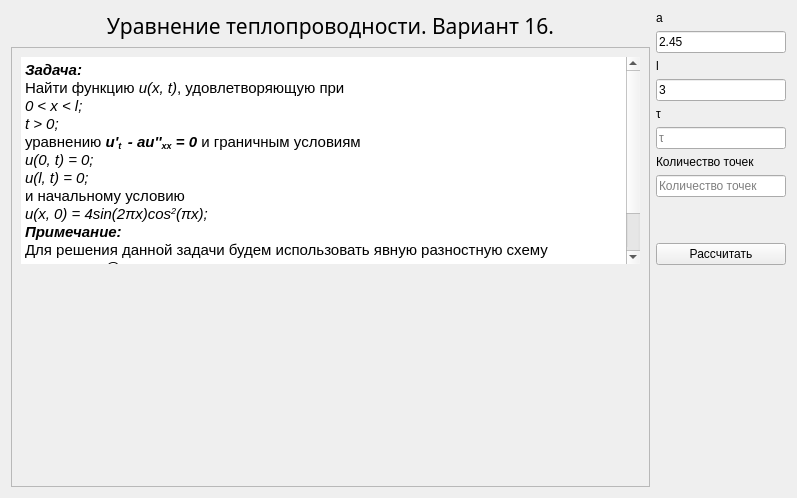
<?xml version="1.0" encoding="UTF-8"?>
<ui version="4.0">
 <class>Teplo</class>
 <widget class="QWidget" name="Teplo">
  <property name="geometry">
   <rect>
    <x>0</x>
    <y>0</y>
    <width>797</width>
    <height>498</height>
   </rect>
  </property>
  <property name="windowTitle">
   <string>Form</string>
  </property>
  <layout class="QHBoxLayout" name="horizontalLayout">
   <item>
    <layout class="QVBoxLayout" name="srcLayout">
     <item>
      <widget class="QLabel" name="title">
       <property name="sizePolicy">
        <sizepolicy hsizetype="Minimum" vsizetype="Minimum">
         <horstretch>0</horstretch>
         <verstretch>0</verstretch>
        </sizepolicy>
       </property>
       <property name="font">
        <font>
         <family>Cousine for Powerline</family>
         <pointsize>16</pointsize>
         <weight>50</weight>
         <bold>false</bold>
        </font>
       </property>
       <property name="text">
        <string>Уравнение теплопроводности. Вариант 16.</string>
       </property>
       <property name="alignment">
        <set>Qt::AlignCenter</set>
       </property>
      </widget>
     </item>
     <item>
      <widget class="QScrollArea" name="answerArea">
       <property name="sizePolicy">
        <sizepolicy hsizetype="Expanding" vsizetype="Expanding">
         <horstretch>0</horstretch>
         <verstretch>0</verstretch>
        </sizepolicy>
       </property>
       <property name="sizeAdjustPolicy">
        <enum>QAbstractScrollArea::AdjustToContentsOnFirstShow</enum>
       </property>
       <property name="widgetResizable">
        <bool>true</bool>
       </property>
       <widget class="QWidget" name="answerAreaContents">
        <property name="geometry">
         <rect>
          <x>0</x>
          <y>0</y>
          <width>637</width>
          <height>447</height>
         </rect>
        </property>
        <property name="sizePolicy">
         <sizepolicy hsizetype="Expanding" vsizetype="Expanding">
          <horstretch>0</horstretch>
          <verstretch>0</verstretch>
         </sizepolicy>
        </property>
        <property name="autoFillBackground">
         <bool>true</bool>
        </property>
        <layout class="QVBoxLayout" name="verticalLayout">
         <property name="sizeConstraint">
          <enum>QLayout::SetDefaultConstraint</enum>
         </property>
         <item>
          <widget class="QTextBrowser" name="conditionText">
           <property name="sizePolicy">
            <sizepolicy hsizetype="Expanding" vsizetype="Expanding">
             <horstretch>0</horstretch>
             <verstretch>0</verstretch>
            </sizepolicy>
           </property>
           <property name="autoFillBackground">
            <bool>false</bool>
           </property>
           <property name="frameShape">
            <enum>QFrame::NoFrame</enum>
           </property>
           <property name="verticalScrollBarPolicy">
            <enum>Qt::ScrollBarAsNeeded</enum>
           </property>
           <property name="horizontalScrollBarPolicy">
            <enum>Qt::ScrollBarAsNeeded</enum>
           </property>
           <property name="sizeAdjustPolicy">
            <enum>QAbstractScrollArea::AdjustIgnored</enum>
           </property>
           <property name="autoFormatting">
            <set>QTextEdit::AutoNone</set>
           </property>
           <property name="undoRedoEnabled">
            <bool>false</bool>
           </property>
           <property name="html">
            <string>&lt;!DOCTYPE HTML PUBLIC &quot;-//W3C//DTD HTML 4.0//EN&quot; &quot;http://www.w3.org/TR/REC-html40/strict.dtd&quot;&gt;
&lt;html&gt;&lt;head&gt;&lt;meta name=&quot;qrichtext&quot; content=&quot;1&quot; /&gt;&lt;style type=&quot;text/css&quot;&gt;
p, li { white-space: pre-wrap; }
&lt;/style&gt;&lt;/head&gt;&lt;body style=&quot; font-family:'Cantarell'; font-size:11pt; font-weight:400; font-style:normal;&quot;&gt;
&lt;p style=&quot; margin-top:0px; margin-bottom:0px; margin-left:0px; margin-right:0px; -qt-block-indent:0; text-indent:0px;&quot;&gt;&lt;span style=&quot; font-weight:600; font-style:italic;&quot;&gt;Задача:&lt;/span&gt;&lt;/p&gt;
&lt;p style=&quot; margin-top:0px; margin-bottom:0px; margin-left:0px; margin-right:0px; -qt-block-indent:0; text-indent:0px;&quot;&gt;Найти функцию &lt;span style=&quot; font-style:italic;&quot;&gt;u(x, t)&lt;/span&gt;, удовлетворяющую при  &lt;/p&gt;
&lt;p style=&quot; margin-top:0px; margin-bottom:0px; margin-left:0px; margin-right:0px; -qt-block-indent:0; text-indent:0px;&quot;&gt;&lt;span style=&quot; font-style:italic;&quot;&gt;0 &amp;lt; x &amp;lt; l;&lt;/span&gt;&lt;/p&gt;
&lt;p style=&quot; margin-top:0px; margin-bottom:0px; margin-left:0px; margin-right:0px; -qt-block-indent:0; text-indent:0px;&quot;&gt;&lt;span style=&quot; font-style:italic;&quot;&gt;t &amp;gt; 0;&lt;/span&gt;&lt;/p&gt;
&lt;p style=&quot; margin-top:0px; margin-bottom:0px; margin-left:0px; margin-right:0px; -qt-block-indent:0; text-indent:0px;&quot;&gt;уравнению &lt;span style=&quot; font-weight:600; font-style:italic;&quot;&gt;u'&lt;/span&gt;&lt;span style=&quot; font-weight:600; font-style:italic; vertical-align:sub;&quot;&gt;t &lt;/span&gt;&lt;span style=&quot; font-weight:600; font-style:italic;&quot;&gt; - au''&lt;/span&gt;&lt;span style=&quot; font-weight:600; font-style:italic; vertical-align:sub;&quot;&gt;xx&lt;/span&gt;&lt;span style=&quot; font-weight:600; font-style:italic;&quot;&gt; = 0&lt;/span&gt; и граничным условиям &lt;/p&gt;
&lt;p style=&quot; margin-top:0px; margin-bottom:0px; margin-left:0px; margin-right:0px; -qt-block-indent:0; text-indent:0px;&quot;&gt;&lt;span style=&quot; font-style:italic;&quot;&gt;u(0, t) = 0;&lt;/span&gt;&lt;/p&gt;
&lt;p style=&quot; margin-top:0px; margin-bottom:0px; margin-left:0px; margin-right:0px; -qt-block-indent:0; text-indent:0px;&quot;&gt;&lt;span style=&quot; font-style:italic;&quot;&gt;u(l, t) = 0;&lt;/span&gt;&lt;/p&gt;
&lt;p style=&quot; margin-top:0px; margin-bottom:0px; margin-left:0px; margin-right:0px; -qt-block-indent:0; text-indent:0px;&quot;&gt;и начальному условию&lt;/p&gt;
&lt;p style=&quot; margin-top:0px; margin-bottom:0px; margin-left:0px; margin-right:0px; -qt-block-indent:0; text-indent:0px;&quot;&gt;&lt;span style=&quot; font-style:italic;&quot;&gt;u(x, 0) = 4sin(2πx)cos&lt;/span&gt;&lt;span style=&quot; font-style:italic; vertical-align:super;&quot;&gt;2&lt;/span&gt;&lt;span style=&quot; font-style:italic;&quot;&gt;(πx);&lt;/span&gt;&lt;/p&gt;
&lt;p style=&quot; margin-top:0px; margin-bottom:0px; margin-left:0px; margin-right:0px; -qt-block-indent:0; text-indent:0px;&quot;&gt;&lt;span style=&quot; font-weight:600; font-style:italic;&quot;&gt;Примечание:&lt;/span&gt;&lt;/p&gt;
&lt;p style=&quot; margin-top:0px; margin-bottom:0px; margin-left:0px; margin-right:0px; -qt-block-indent:0; text-indent:0px;&quot;&gt;Для решения данной задачи будем использовать явную разностную схему&lt;/p&gt;
&lt;p style=&quot; margin-top:0px; margin-bottom:0px; margin-left:0px; margin-right:0px; -qt-block-indent:0; text-indent:0px;&quot;&gt;	@&lt;/p&gt;
&lt;p style=&quot; margin-top:0px; margin-bottom:0px; margin-left:0px; margin-right:0px; -qt-block-indent:0; text-indent:0px;&quot;&gt;	 |&lt;/p&gt;
&lt;p style=&quot; margin-top:0px; margin-bottom:0px; margin-left:0px; margin-right:0px; -qt-block-indent:0; text-indent:0px;&quot;&gt;             @--@--@&lt;/p&gt;&lt;/body&gt;&lt;/html&gt;</string>
           </property>
           <property name="overwriteMode">
            <bool>false</bool>
           </property>
           <property name="textInteractionFlags">
            <set>Qt::LinksAccessibleByKeyboard|Qt::LinksAccessibleByMouse</set>
           </property>
          </widget>
         </item>
         <item>
          <widget class="Diagram" name="graph" native="true">
           <property name="sizePolicy">
            <sizepolicy hsizetype="Expanding" vsizetype="Expanding">
             <horstretch>0</horstretch>
             <verstretch>0</verstretch>
            </sizepolicy>
           </property>
          </widget>
         </item>
        </layout>
       </widget>
      </widget>
     </item>
    </layout>
   </item>
   <item>
    <layout class="QVBoxLayout" name="conditionLayout">
     <item>
      <widget class="QLabel" name="aLabel">
       <property name="sizePolicy">
        <sizepolicy hsizetype="Minimum" vsizetype="Minimum">
         <horstretch>0</horstretch>
         <verstretch>0</verstretch>
        </sizepolicy>
       </property>
       <property name="text">
        <string>a</string>
       </property>
       <property name="alignment">
        <set>Qt::AlignBottom|Qt::AlignLeading|Qt::AlignLeft</set>
       </property>
      </widget>
     </item>
     <item>
      <widget class="QLineEdit" name="aEdit">
       <property name="sizePolicy">
        <sizepolicy hsizetype="Minimum" vsizetype="Fixed">
         <horstretch>0</horstretch>
         <verstretch>0</verstretch>
        </sizepolicy>
       </property>
       <property name="text">
        <string>2.45</string>
       </property>
       <property name="placeholderText">
        <string>a</string>
       </property>
      </widget>
     </item>
     <item>
      <widget class="QLabel" name="lLabel">
       <property name="sizePolicy">
        <sizepolicy hsizetype="Minimum" vsizetype="Minimum">
         <horstretch>0</horstretch>
         <verstretch>0</verstretch>
        </sizepolicy>
       </property>
       <property name="text">
        <string>l</string>
       </property>
       <property name="alignment">
        <set>Qt::AlignBottom|Qt::AlignLeading|Qt::AlignLeft</set>
       </property>
      </widget>
     </item>
     <item>
      <widget class="QLineEdit" name="lEdit">
       <property name="sizePolicy">
        <sizepolicy hsizetype="Minimum" vsizetype="Fixed">
         <horstretch>0</horstretch>
         <verstretch>0</verstretch>
        </sizepolicy>
       </property>
       <property name="text">
        <string>3</string>
       </property>
       <property name="placeholderText">
        <string>l</string>
       </property>
      </widget>
     </item>
     <item>
      <widget class="QLabel" name="tauLabel">
       <property name="sizePolicy">
        <sizepolicy hsizetype="Minimum" vsizetype="Minimum">
         <horstretch>0</horstretch>
         <verstretch>0</verstretch>
        </sizepolicy>
       </property>
       <property name="text">
        <string>τ</string>
       </property>
       <property name="alignment">
        <set>Qt::AlignBottom|Qt::AlignLeading|Qt::AlignLeft</set>
       </property>
      </widget>
     </item>
     <item>
      <widget class="QLineEdit" name="tauEdit">
       <property name="sizePolicy">
        <sizepolicy hsizetype="Minimum" vsizetype="Fixed">
         <horstretch>0</horstretch>
         <verstretch>0</verstretch>
        </sizepolicy>
       </property>
       <property name="text">
        <string/>
       </property>
       <property name="placeholderText">
        <string>τ</string>
       </property>
      </widget>
     </item>
     <item>
      <widget class="QLabel" name="nLabel">
       <property name="sizePolicy">
        <sizepolicy hsizetype="Minimum" vsizetype="Minimum">
         <horstretch>0</horstretch>
         <verstretch>0</verstretch>
        </sizepolicy>
       </property>
       <property name="text">
        <string>Количество точек</string>
       </property>
       <property name="alignment">
        <set>Qt::AlignBottom|Qt::AlignLeading|Qt::AlignLeft</set>
       </property>
      </widget>
     </item>
     <item>
      <widget class="QLineEdit" name="pointCount">
       <property name="sizePolicy">
        <sizepolicy hsizetype="Minimum" vsizetype="Fixed">
         <horstretch>0</horstretch>
         <verstretch>0</verstretch>
        </sizepolicy>
       </property>
       <property name="minimumSize">
        <size>
         <width>130</width>
         <height>0</height>
        </size>
       </property>
       <property name="text">
        <string/>
       </property>
       <property name="placeholderText">
        <string>Количество точек</string>
       </property>
      </widget>
     </item>
     <item>
      <spacer name="verticalSpacer">
       <property name="orientation">
        <enum>Qt::Vertical</enum>
       </property>
       <property name="sizeType">
        <enum>QSizePolicy::Fixed</enum>
       </property>
       <property name="sizeHint" stdset="0">
        <size>
         <width>20</width>
         <height>40</height>
        </size>
       </property>
      </spacer>
     </item>
     <item>
      <widget class="QPushButton" name="calculateButton">
       <property name="sizePolicy">
        <sizepolicy hsizetype="Minimum" vsizetype="Fixed">
         <horstretch>0</horstretch>
         <verstretch>0</verstretch>
        </sizepolicy>
       </property>
       <property name="text">
        <string>Рассчитать</string>
       </property>
      </widget>
     </item>
     <item>
      <spacer name="verticalSpacer_2">
       <property name="orientation">
        <enum>Qt::Vertical</enum>
       </property>
       <property name="sizeHint" stdset="0">
        <size>
         <width>20</width>
         <height>40</height>
        </size>
       </property>
      </spacer>
     </item>
    </layout>
   </item>
  </layout>
 </widget>
 <customwidgets>
  <customwidget>
   <class>Diagram</class>
   <extends>QWidget</extends>
   <header>CustomPlot/diagram.h</header>
   <container>1</container>
  </customwidget>
 </customwidgets>
 <resources/>
 <connections/>
</ui>
